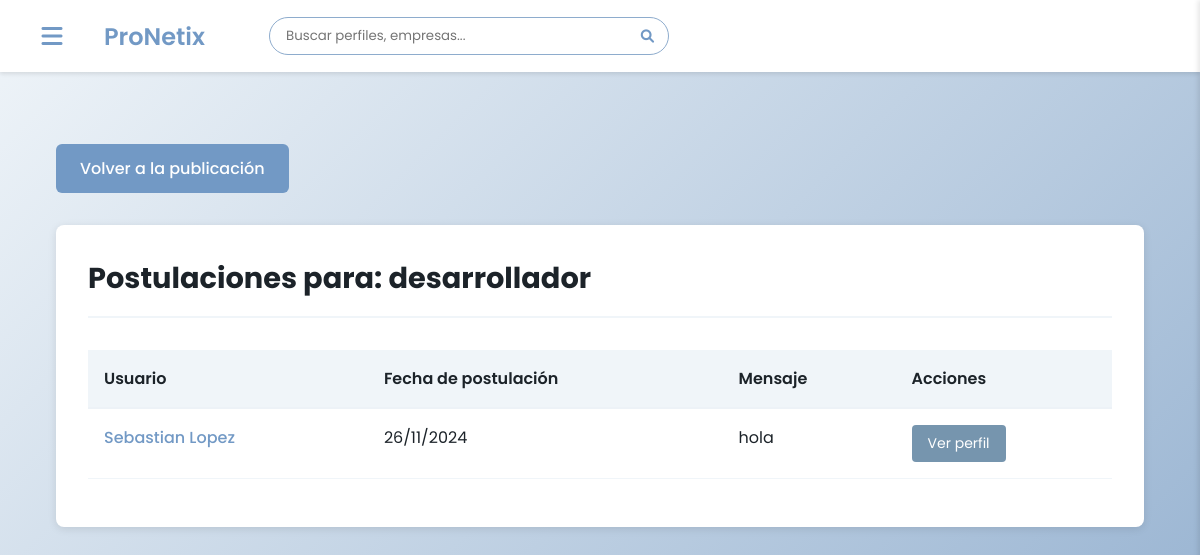
The page /publicaciones/2/postulaciones/ (signed in) on the database its author committed.
### ProNetix_app/models.py (models this page shows, shortened)
class PublicacionTrabajo(models.Model):
    TIPO_CHOICES = [
        ('NORMAL', 'Publicación Normal'),
        ('TRABAJO', 'Oferta de Trabajo')
    ]
    MODALIDAD_CHOICES = [
        ('REMOTO', 'Remoto'),
        ('HIBRIDO', 'Híbrido'),
        ('PRESENCIAL', 'Presencial'),
    ]
    EXPERIENCIA_CHOICES = [
        ('JUNIOR', 'Junior (0-2 años)'),
        ('SEMI_SENIOR', 'Semi-Senior (2-4 años)'),
        ('SENIOR', 'Senior (4+ años)'),
        ('EXPERTO', 'Experto (8+ años)'),
    ]
    RANGO_SALARIAL_CHOICES = [
        ('1000000-2000000', '$1.000.000 - $2.000.000'),
        ('2000000-3000000', '$2.000.000 - $3.000.000'),
        ('3000000-4000000', '$3.000.000 - $4.000.000'),
        ('4000000-5000000', '$4.000.000 - $5.000.000'),
        ('5000000-7000000', '$5.000.000 - $7.000.000'),
        ('7000000-9000000', '$7.000.000 - $9.000.000'),
        ('9000000_PLUS', 'Más de $9.000.000'),
        ('POR_ACORDAR', 'Por acordar'),
    ]
    tipo = models.CharField(
        max_length=10,
        choices=TIPO_CHOICES,
        default='NORMAL',
        verbose_name='Tipo de publicación'
    )
    autor = models.ForeignKey(
        User,
        on_delete=models.CASCADE,
        verbose_name='Autor',
        related_name='publicaciones'
    )
    empresa = models.ForeignKey(
        Empresa,
        on_delete=models.CASCADE,
        verbose_name='Empresa',
        null=True,
        blank=True,
        related_name='publicaciones'
    )
    titulo = models.CharField(
        max_length=200,
        verbose_name='Título del puesto'
    )
    descripcion = models.TextField(
        verbose_name='Descripción'
    )
    imagen = models.ImageField(
        upload_to='publicaciones/',
        null=True,
        blank=True,
        verbose_name='Imagen'
    )
    requisitos = models.TextField(
        verbose_name='Requisitos',
        blank=True,
        null=True
    )
    ubicacion = models.CharField(
        max_length=100,
        verbose_name='Ubicación',
        blank=True,
        null=True
    )
    modalidad = models.CharField(
        max_length=10,
        choices=MODALIDAD_CHOICES,
        verbose_name='Modalidad de trabajo',
        blank=True,
        null=True
    )
    experiencia_requerida = models.CharField(
        max_length=15,
        choices=EXPERIENCIA_CHOICES,
        verbose_name='Experiencia requerida',
        blank=True,
        null=True
    )
    rango_salarial = models.CharField(
        max_length=20,
        choices=RANGO_SALARIAL_CHOICES,
        verbose_name='Rango Salarial',
        blank=True,
        null=True
    )
    fecha_creacion = models.DateTimeField(
        auto_now_add=True,
        verbose_name='Fecha de creación'
    )
    fecha_actualizacion = models.DateTimeField(
        auto_now=True,
        verbose_name='Última actualización'
    )
    activa = models.BooleanField(
        default=True,
        verbose_name='Activa'
    )
    class Meta:
        verbose_name = 'Publicación'
        verbose_name_plural = 'Publicaciones'
        ordering = ['-fecha_creacion']
        indexes = [
            models.Index(fields=['tipo']),
            models.Index(fields=['activa']),
            models.Index(fields=['autor']),
        ]

class Postulacion(models.Model):
    usuario = models.ForeignKey(User, on_delete=models.CASCADE, related_name='postulaciones')
    publicacion = models.ForeignKey('PublicacionTrabajo', on_delete=models.CASCADE, related_name='postulaciones')
    fecha_postulacion = models.DateTimeField(auto_now_add=True)
    estado = models.CharField(max_length=20, choices=[
        ('PENDIENTE', 'Pendiente'),
        ('REVISADO', 'Revisado'),
        ('ENTREVISTA', 'En proceso de entrevista'),
        ('RECHAZADO', 'Rechazado'),
        ('ACEPTADO', 'Aceptado')
    ], default='PENDIENTE')
    mensaje = models.TextField(blank=True, null=True)
    class Meta:
        unique_together = ['usuario', 'publicacion']
        ordering = ['-fecha_postulacion']

### ProNetix_app/views.py (the view)
# urls.py: path('publicaciones/<int:publicacion_id>/postulaciones/', views.ver_postulaciones, name='ver_postulaciones'),
@login_required
def ver_postulaciones(request, publicacion_id):
    publicacion = get_object_or_404(PublicacionTrabajo, id=publicacion_id)
    if request.user != publicacion.autor:
        messages.error(request, 'No tienes permiso para ver las postulaciones.')
        return redirect('ver_publicacion', publicacion_id=publicacion_id)
    postulaciones = Postulacion.objects.filter(publicacion=publicacion)
    return render(request, 'publicaciones/ver_postulaciones.html', {
        'publicacion': publicacion,
        'postulaciones': postulaciones
    })

### ProNetix_app/templates/publicaciones/ver_postulaciones.html (shortened to what this page needs)
{% extends 'pronetix/base.html' %}
{% block content %}
{% load static %}
<link rel="stylesheet" type="text/css" href="{% static 'ProNetix_app/css/publicacion.css' %}">
<div class="ver-postulaciones-container">
    <div class="header-actions">
        <a href="{% url 'ver_publicacion' publicacion.id %}">
            Volver a la publicación
        </a>
    </div>
    <div class="details-card">
        <h1>Postulaciones para: {{ publicacion.titulo }}</h1>
        {% if postulaciones %}
            <div class="table-responsive">
                <table class="table">
                    <thead>
                        <tr>
                            <th>Usuario</th>
                            <th>Fecha de postulación</th>
                            <th>Mensaje</th>
                            <th>Acciones</th>
                        </tr>
                    </thead>
                    <tbody>
                        {% for postulacion in postulaciones %}
                            <tr>
                                <td>{{ postulacion.usuario.get_full_name }}</td>
                                <td>{{ postulacion.fecha_postulacion|date:"d/m/Y" }}</td>
                                <td>{{ postulacion.mensaje|default:"Sin mensaje" }}</td>
                                <td>
                                    <a href="#" class="action-btn">Ver perfil</a>
                                </td>
                            </tr>
                        {% endfor %}
                    </tbody>
                </table>
            </div>
        {% else %}
            <div class="empty-state">
                <p>No se han recibido postulaciones para esta oferta.</p>
            </div>
        {% endif %}
    </div>
</div>
{% endblock %}

### ProNetix_app/static/ProNetix_app/css/style.css (style rules this page uses)
:root { --color-background: #f3f6f8; --color-container: #8EACCD; --second-text: #7299C5; --color-button: #76ABAE; --color-text: #1c2329; --sidebar-width: 250px; }
* { margin: 0; padding: 0; box-sizing: border-box; }
body { margin: 0; padding: 0; font-family: "Poppins", sans-serif; background: linear-gradient(135deg, var(--color-background) 0%, var(--color-container) 100%); color: var(--color-text); min-height: 100vh; position: relative; overflow-x: hidden; }

### ProNetix_app/static/ProNetix_app/css/publicacion.css (style rules this page uses)
:root { --color-primary: #7299C5; --color-secondary: #8EACCD; --color-background: #F0F5F9; --color-text: #1c2329; --color-accent: #7695ae; }
.ver-postulaciones-container { max-width: 1200px; margin: 2rem auto; padding: 0 1.5rem; }
.header-actions { margin-bottom: 2rem; }
.header-actions a { display: inline-block; padding: 0.75rem 1.5rem; background-color: var(--color-primary); color: white; text-decoration: none; border-radius: 6px; font-weight: 500; transition: all 0.3s ease; }
.details-card { background-color: white; border-radius: 8px; box-shadow: 0 2px 8px rgba(0, 0, 0, 0.1); padding: 2rem; }
.details-card h1 { font-size: 1.8rem; color: var(--color-text); margin-bottom: 2rem; padding-bottom: 1rem; border-bottom: 2px solid var(--color-background); }
.table-responsive { overflow-x: auto; margin: 0 -1rem; padding: 0 1rem; }
.table { width: 100%; border-collapse: separate; border-spacing: 0; margin-bottom: 1rem; }
.table th { background-color: var(--color-background); padding: 1rem; text-align: left; font-weight: 600; color: var(--color-text); border-bottom: 2px solid #edf2f7; white-space: nowrap; }
.table td { padding: 1rem; border-bottom: 1px solid var(--color-background); vertical-align: top; }
.table td:first-child { font-weight: 500; color: var(--color-primary); }
.action-btn { display: inline-block; padding: 0.5rem 1rem; background-color: var(--color-accent); color: white; text-decoration: none; border-radius: 4px; font-size: 0.875rem; transition: all 0.3s ease; }
.details-card { animation: fadeIn 0.3s ease-out; }

### rows shown on the page
PublicacionTrabajo: titulo "desarrollador"
Postulacion: usuario.get_full_name "Sebastian Lopez", fecha_postulacion "26/11/2024", mensaje "hola"
